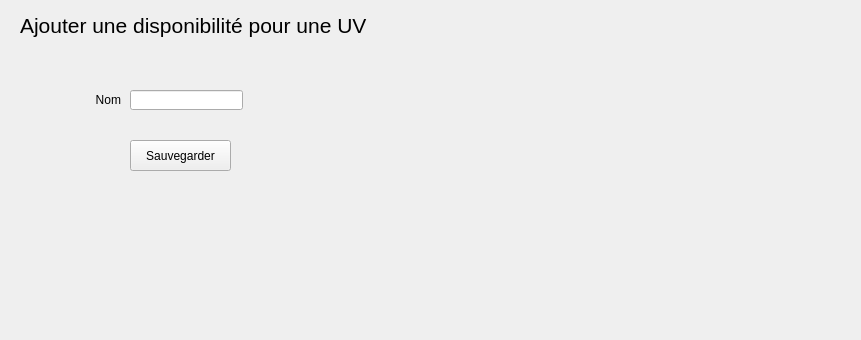
     <widget class="QWidget" name="ajout_dispo">
      <property name="geometry">
       <rect>
        <x>0</x>
        <y>0</y>
        <width>861</width>
        <height>340</height>
       </rect>
      </property>
      <attribute name="label">
       <string>Ajouter une disponibilite</string>
      </attribute>
      <widget class="QLabel" name="label_ajout_nom_dispo">
       <property name="geometry">
        <rect>
         <x>30</x>
         <y>90</y>
         <width>91</width>
         <height>20</height>
        </rect>
       </property>
       <property name="text">
        <string>Nom</string>
       </property>
       <property name="alignment">
        <set>Qt::AlignRight|Qt::AlignTrailing|Qt::AlignVCenter</set>
       </property>
      </widget>
      <widget class="QLineEdit" name="ajout_nom_dispo">
       <property name="geometry">
        <rect>
         <x>130</x>
         <y>90</y>
         <width>113</width>
         <height>20</height>
        </rect>
       </property>
      </widget>
      <widget class="QLabel" name="titre_ajout_dispo">
       <property name="geometry">
        <rect>
         <x>20</x>
         <y>10</y>
         <width>401</width>
         <height>31</height>
        </rect>
       </property>
       <property name="font">
        <font>
         <pointsize>16</pointsize>
        </font>
       </property>
       <property name="text">
        <string>Ajouter une disponibilité pour une UV</string>
       </property>
      </widget>
      <widget class="QPushButton" name="sauvegarder_ajout_dispo">
       <property name="geometry">
        <rect>
         <x>130</x>
         <y>140</y>
         <width>101</width>
         <height>31</height>
        </rect>
       </property>
       <property name="text">
        <string>Sauvegarder</string>
       </property>
      </widget>
      <widget class="QLabel" name="message_ajout_dispo">
       <property name="geometry">
        <rect>
         <x>60</x>
         <y>60</y>
         <width>331</width>
         <height>16</height>
        </rect>
       </property>
       <property name="text">
        <string/>
       </property>
      </widget>
     </widget>
